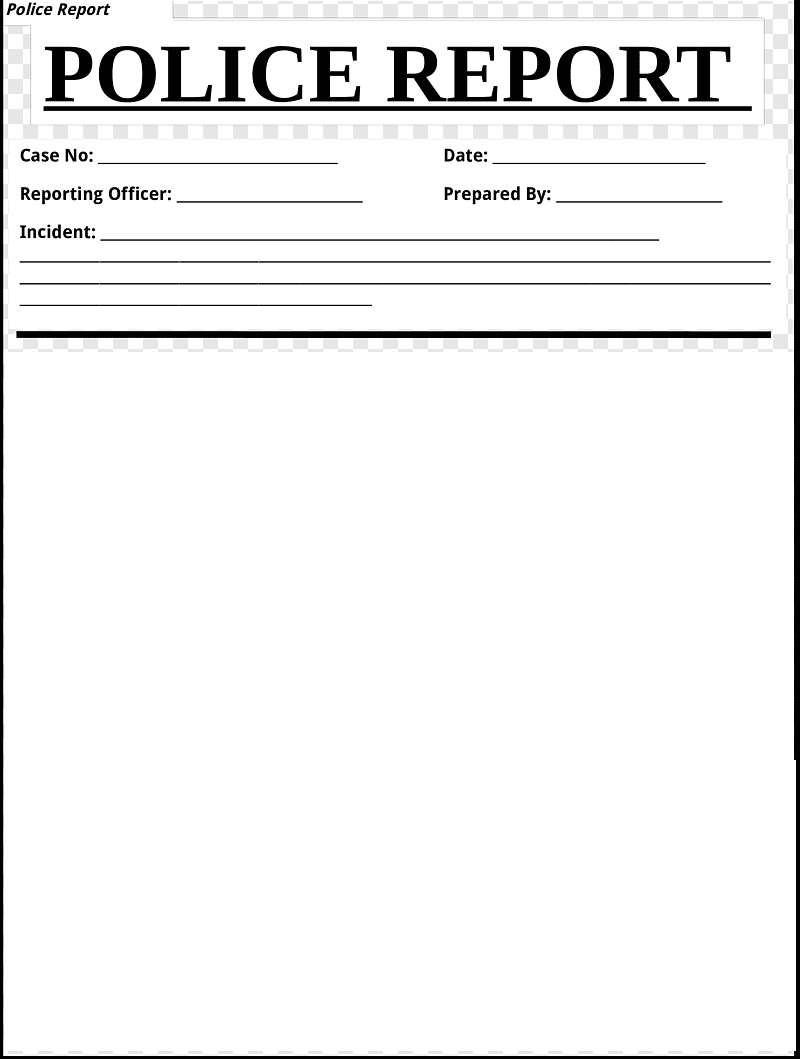
#> input picture backend/reportgen/template.png, 800 x 1059 px
$ python generate.py
#> lines starting #> are read from the running program, lines starting #| are printed output that depends on the picture
from PIL import Image, ImageFont, ImageDraw
import datetime
import uuid


def create_cert(name, crime):

#> called with name = 'CCTV Dwarakanagar', crime = 'Arson'
    id = str(uuid.uuid1())[0:20]

    raw = Image.open("./template.png").convert("RGB")
#> raw is the input picture: PIL image 800x1059 RGB; min 1, max 255, mean 241.6
    im2=Image.open("../suspect.jpg")
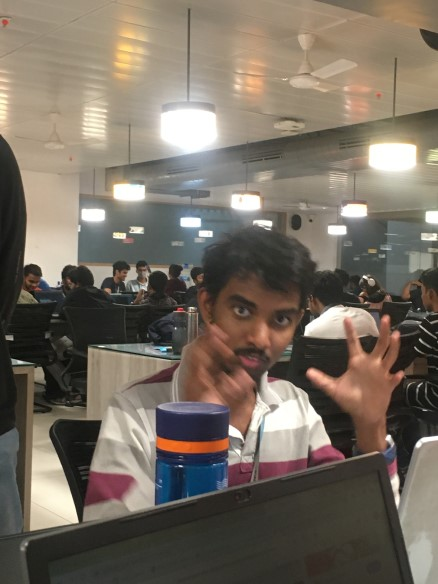
#> input picture backend/suspect.jpg, 438 x 584 px
#> im2 is the input picture: PIL image 438x584 RGB; mean R, G, B 119.4, 109.6, 97.6
    raw.paste(im2, (100, 400))
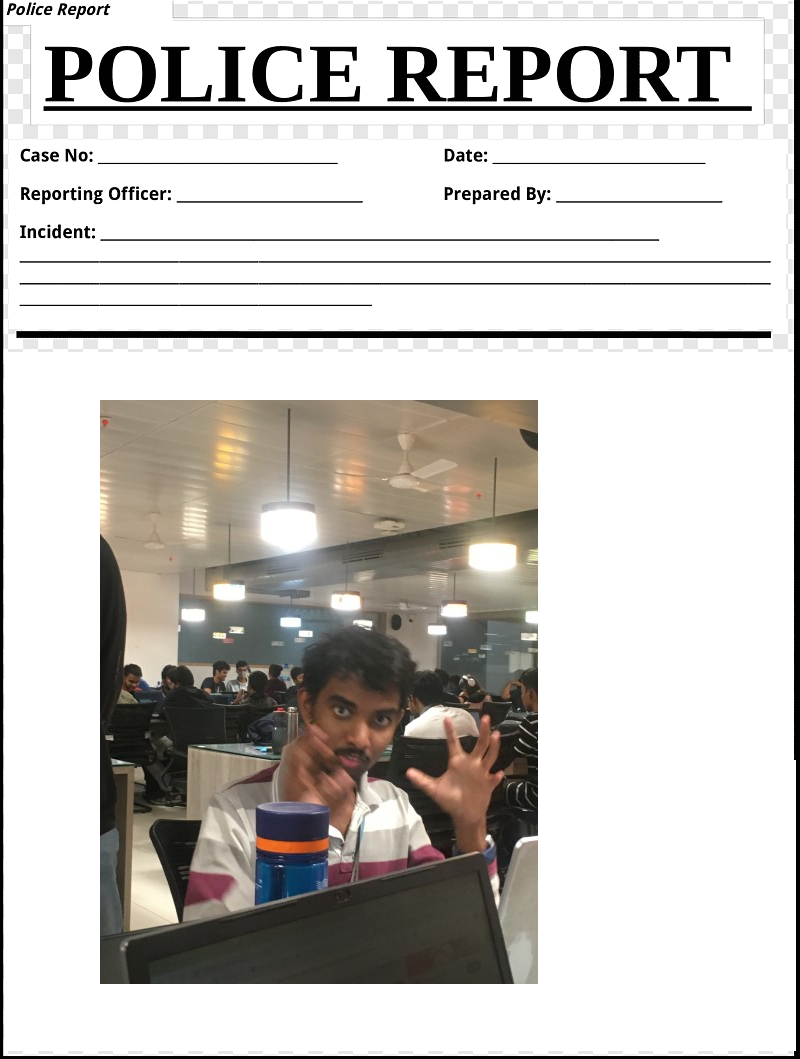
#> raw: PIL image 800x1059 RGB; mean R, G, B 200.6, 197.6, 194
    # raw.save('data/dst/rocket_pillow_paste_pos.jpg', quality=95)
    # title_font =
    sub_font = ImageFont.truetype("./roboto.ttf", 20)
    date_font = ImageFont.truetype("./roboto.ttf", 60)
    editable = ImageDraw.Draw(raw)
    editable.text((500 - len(id) * 16, 190), id, (0, 0, 0), font=sub_font)
    editable.text((540, 190),  str(datetime.date.today()), (0, 0, 0), font=sub_font)
    editable.text((460 - len(name) * 16, 230), name, (0, 0, 0), font=sub_font)
    editable.text((730 - len("Jaagratha") * 16, 230), "Jaagratha", (0, 0, 0), font=sub_font)
    editable.text((460 - len(crime) * 16, 270), crime, (0, 0, 0), font=sub_font)
    # editable.text((1058 ,841),f"{offset} tons as of {datetime.date.today()}.",(40,40,40),font= sub_font)
    # editable.text((1678 ,841),str(activities),(25,25,25),font= sub_font)
    # editable.text((320 ,1020),f"{datetime.date.today()}",(25,25,25),font= date_font)
    raw.save(f"./{id}.png")
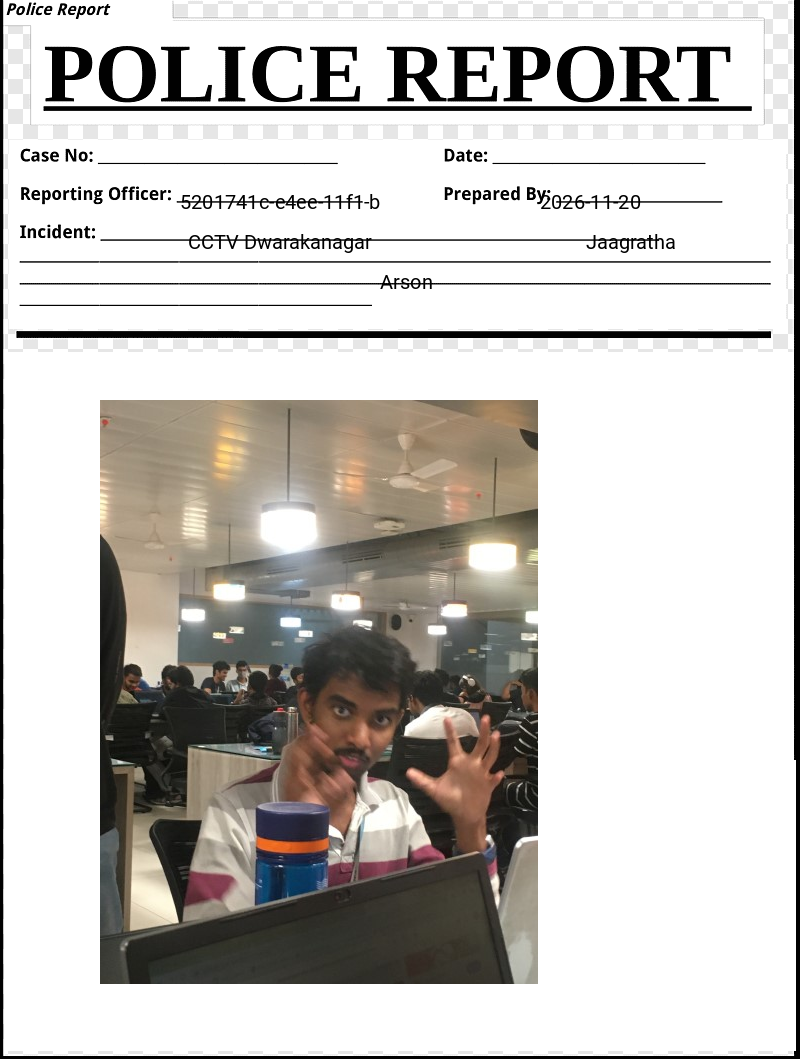
#> saved as 5201741c-e4ee-11f1-b.png: PIL image 800x1059 RGB; mean R, G, B 199.9, 197, 193.3


create_cert("CCTV Dwarakanagar", "Arson")
#
